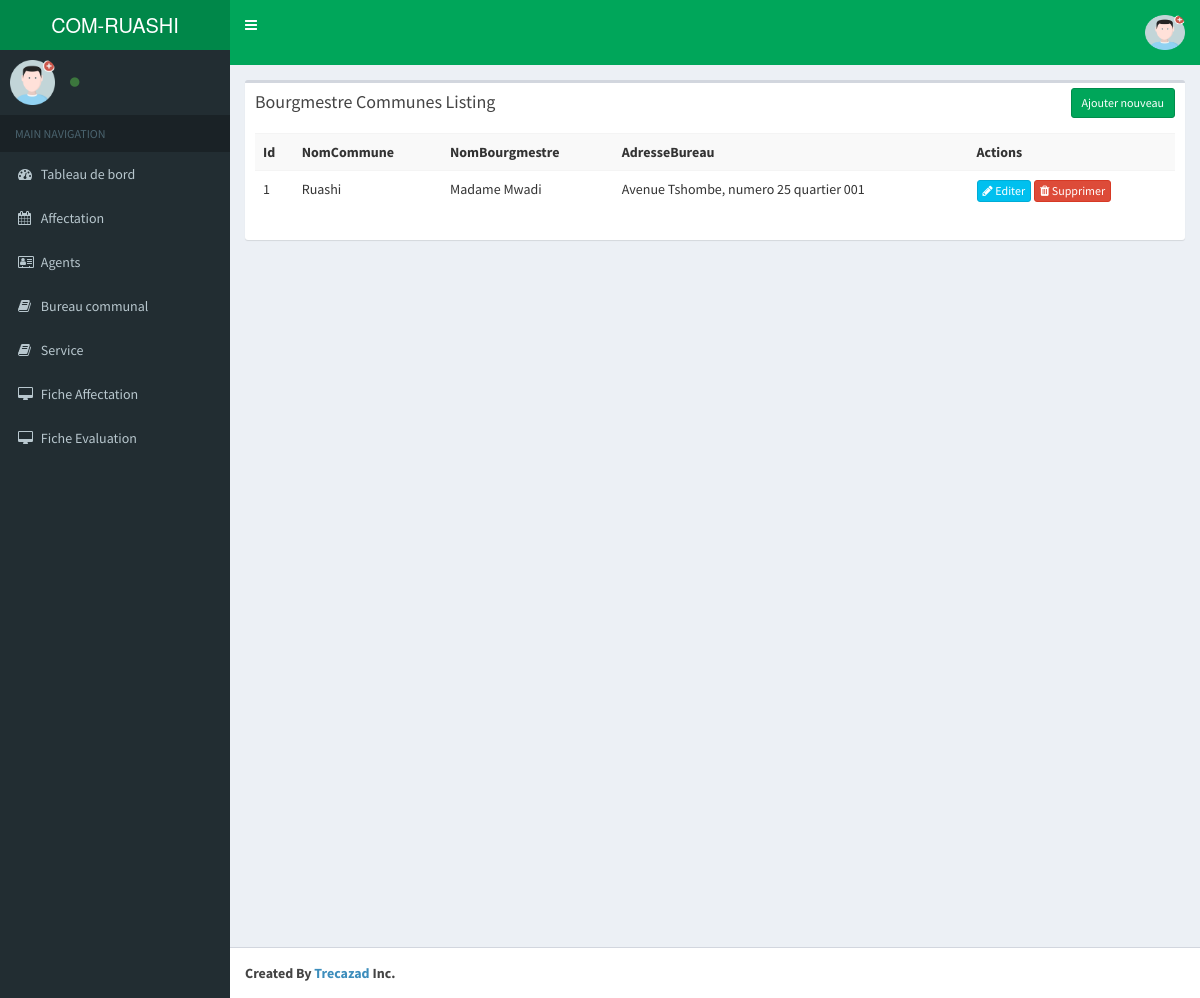
Screenshot of /index.php/commune with the database file from the repository.
### tables this page shows
CREATE TABLE `tb_am_communes` (
  `Commune_Id` int(11) NOT NULL,
  `NomCommune` varchar(75) NOT NULL,
  `NomOfficier` varchar(75) NOT NULL,
  `AdresseBureau` text NOT NULL
);

### application/controllers/Commune.php (called while the page is built, shortened)
<?php
class Commune extends CI_Controller{
    function __construct()
    {
        $this->load->model('Commune_model');
    }
    function index()
    {
        $params['limit'] = RECORDS_PER_PAGE;
        $params['offset'] = ($this->input->get('per_page')) ? $this->input->get('per_page') : 0;
        $data['communes'] = $this->Commune_model->get_all_communes($params);
        $data['_view'] = 'commune/index';
        $this->load->view('layouts/main',$data);
    }
}

### index.php (called while the page is built, shortened)
<?php
require_once BASEPATH.'core/CodeIgniter.php';

### application/models/Commune_model.php (called while the page is built, shortened)
<?php
class Commune_model extends CI_Model
{
    function get_all_communes_count()
    {
        $this->db->from('tb_am_communes');
        return $this->db->count_all_results();
    }
    function get_all_communes($params = array())
    {
        $this->db->order_by('Commune_Id', 'desc');
        if(isset($params) && !empty($params))
        {
            $this->db->limit($params['limit'], $params['offset']);
        }
        return $this->db->get('tb_am_communes')->result_array();
    }
}

### application/views/commune/index.php (the view, shortened to what this page needs)
<div class="row">
    <div class="col-md-12">
        <div class="box">
            <div class="box-header">
                <h3 class="box-title">Bourgmestre Communes Listing</h3>
            	<div class="box-tools">
                    <a href="<?php echo site_url('commune/add'); ?>" class="btn btn-success btn-sm">Ajouter nouveau</a>
                </div>
            </div>
            <div class="box-body">
                 <div class="table-responsive">
                <table class="table table-striped">
                    <tr>
						<th>Id</th>
						<th>NomCommune</th>
						<th>NomBourgmestre</th>
						<th>AdresseBureau</th>
						<th>Actions</th>
                    </tr>
                    <?php foreach($communes as $t){ ?>
                    <tr>
						<td><?php echo $t['Commune_Id']; ?></td>
						<td><?php echo $t['NomCommune']; ?></td>
						<td><?php echo $t['NomOfficier']; ?></td>
						<td><?php echo $t['AdresseBureau']; ?></td>
						<td>
                            <a href="<?php echo site_url('commune/edit/'.$t['Commune_Id']); ?>" class="btn btn-info btn-xs"><span class="fa fa-pencil"></span> Editer</a>
                            <a href="<?php echo site_url('commune/remove/'.$t['Commune_Id']); ?>" class="btn btn-danger btn-xs"><span class="fa fa-trash"></span> Supprimer</a>
                        </td>
                    </tr>
                    <?php } ?>
                </table>
            </div>
            </div>
        </div>
    </div>
</div>

### rows the page displays
tb_am_communes: Commune_Id "1", NomCommune "Ruashi", NomOfficier "Madame Mwadi", AdresseBureau "Avenue Tshombe, numero 25 quartier 001"
